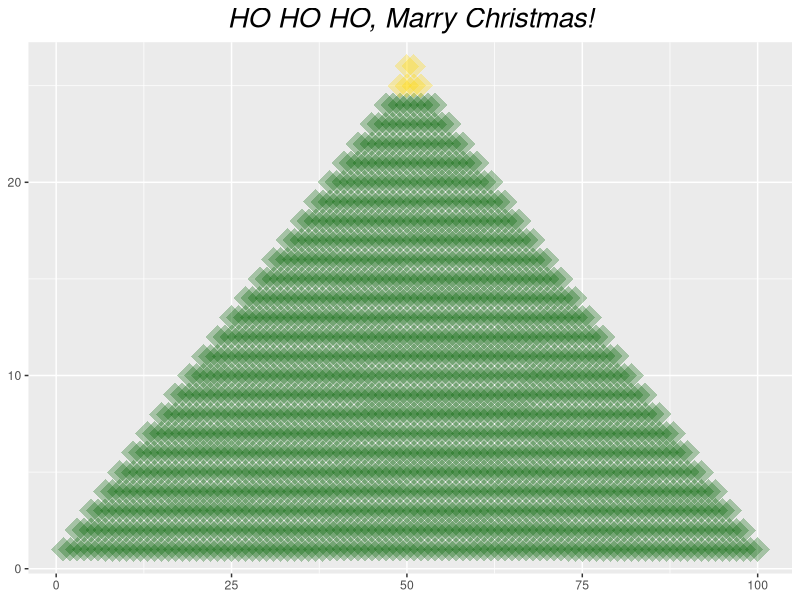

Write the R code that produced this figure.
library(dplyr)
library(ggplot2)

x_values <- c()
y_values <- c()

start <- 1

# Generowanie danych do wykresu
for (i in 1:26) {
  n_rows <- 100 - (i - 1) * 4
  
  x_segment <- seq(start, start + n_rows - 1)
  
  x_values <- c(x_values, x_segment)
  y_values <- c(y_values, rep(i, length(x_segment)))
  
  start <- start + 2
}

# Ramka danych
df <- data.frame(x = x_values, y = y_values)

n <- nrow(df)
df$star <- rep(FALSE, n)
df$star[(n-5):n] <- TRUE

# Kod wykresu
ggplot(data = df, aes(x = x, y = y, color = star)) +
  geom_point(size = 8, alpha = 0.3, shape = 18) +
  scale_color_manual(values = c("darkgreen", "gold")) +
  labs(title = "HO HO HO, Marry Christmas!") +
  theme(plot.title = element_text(hjust = 0.5, size = 20, face = "italic"),
        legend.position = "none",
        axis.title.x = element_blank(),
        axis.title.y = element_blank())

# ggsave("choinka.png", plot = p, width = 5, height = 5, dpi = 300)
